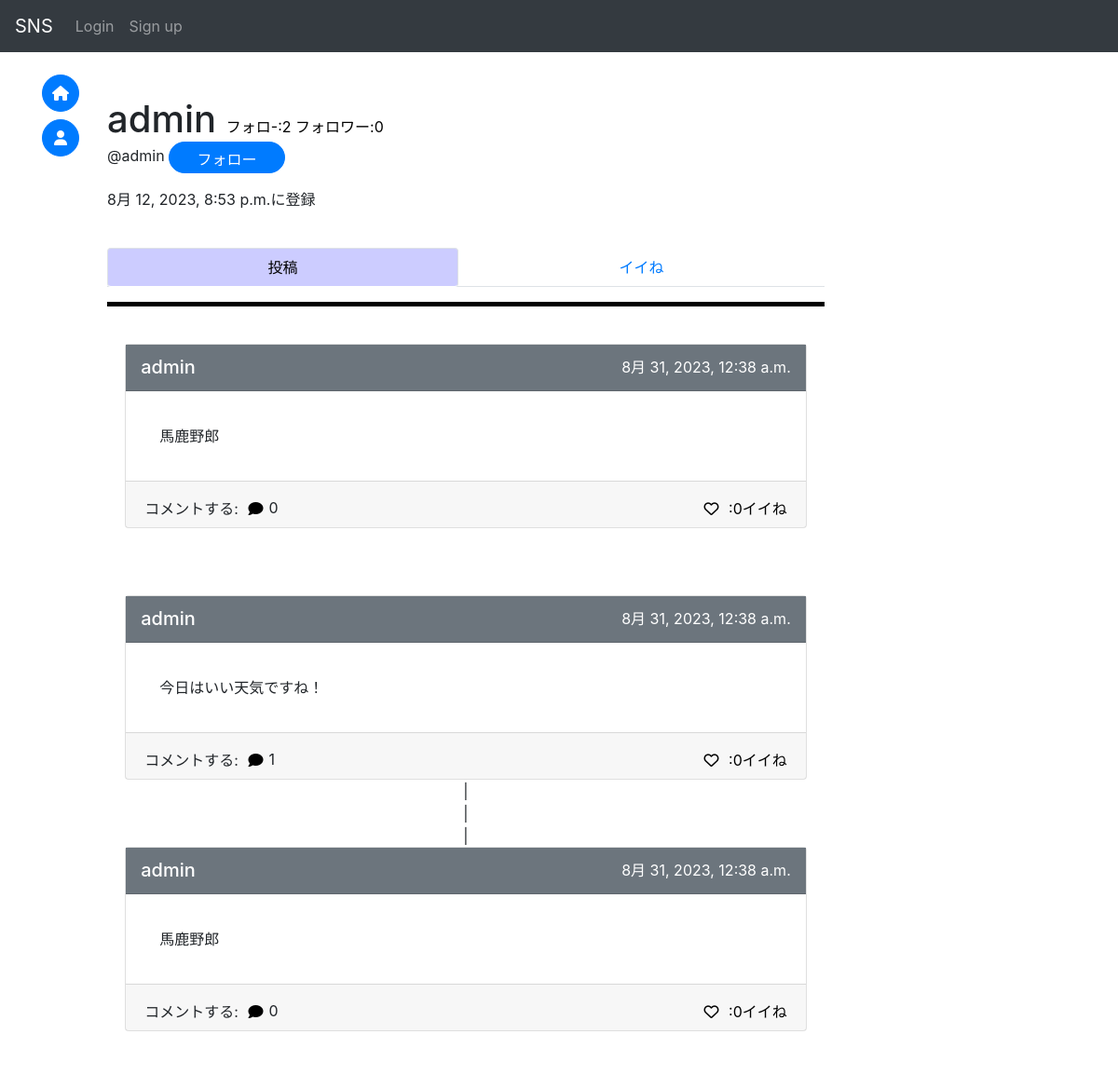
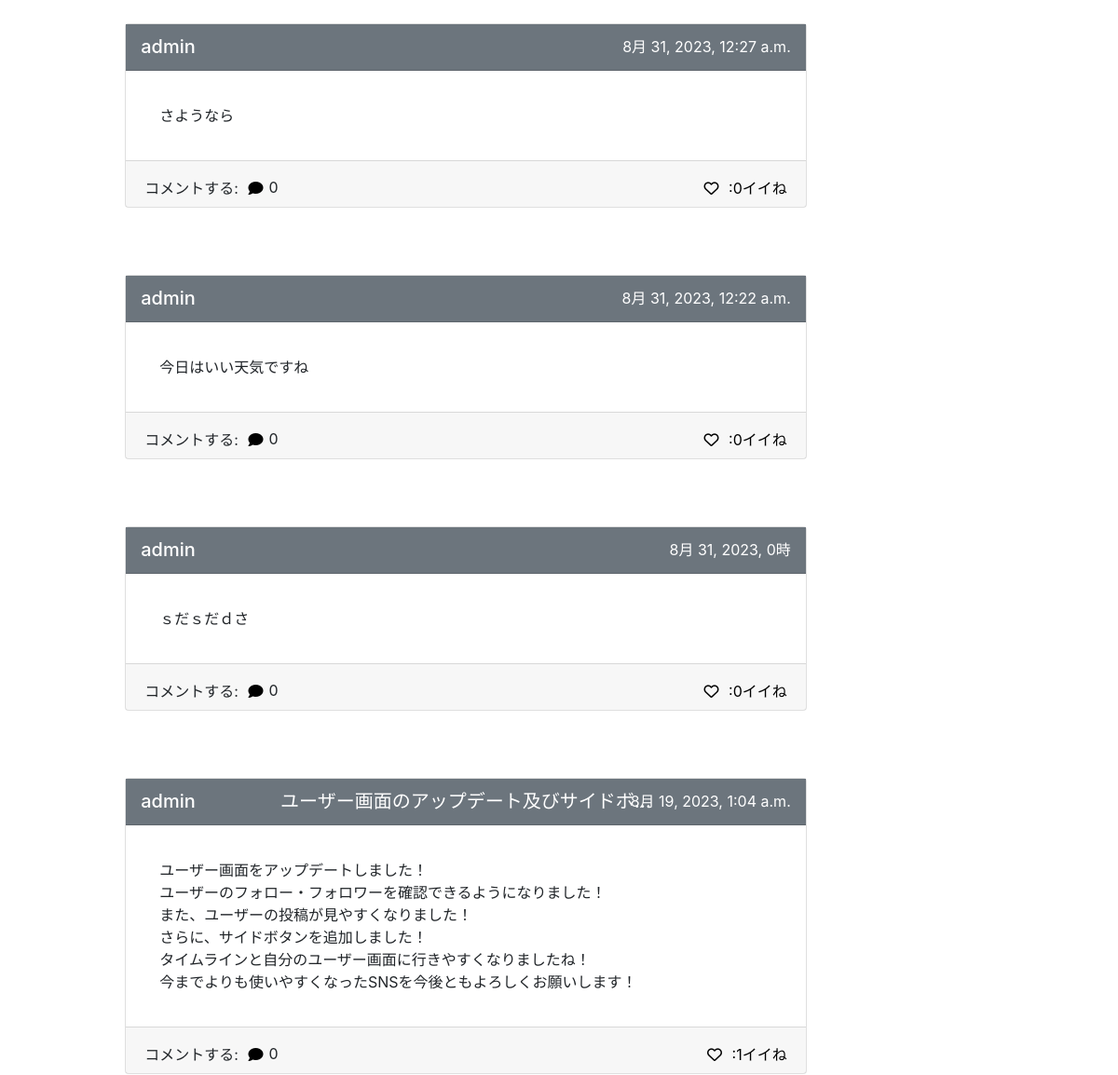
The app's page /accounts/user/ac20daa5-716d-4be9-b037-15f506b8e887/ (upper part), older data (2 pictures, top to bottom).
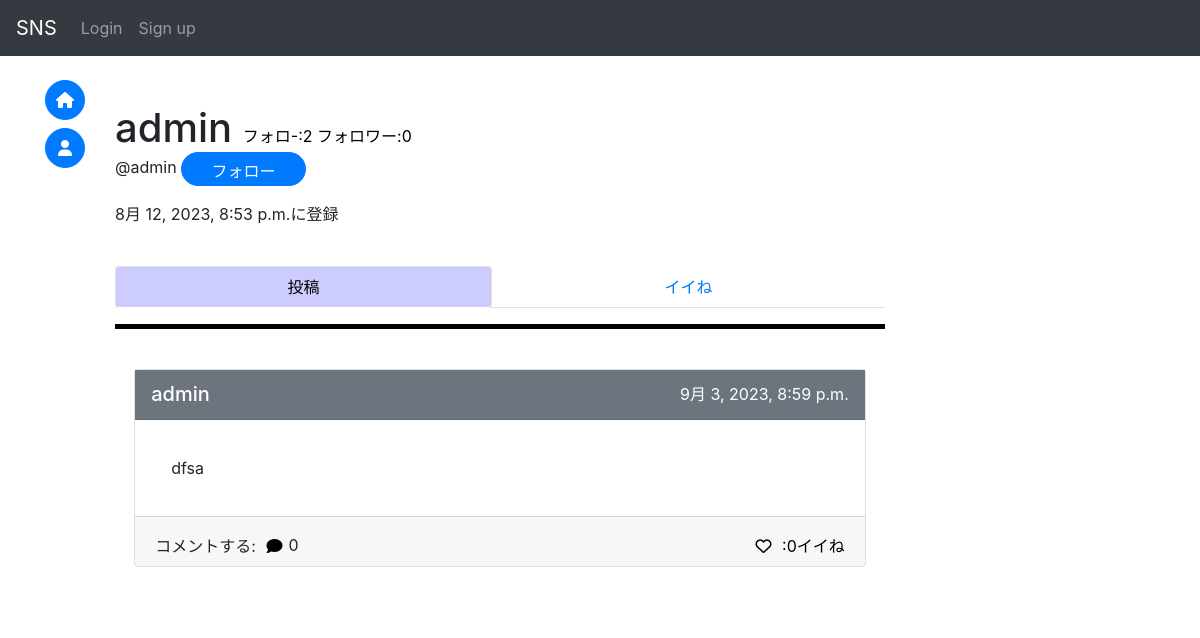
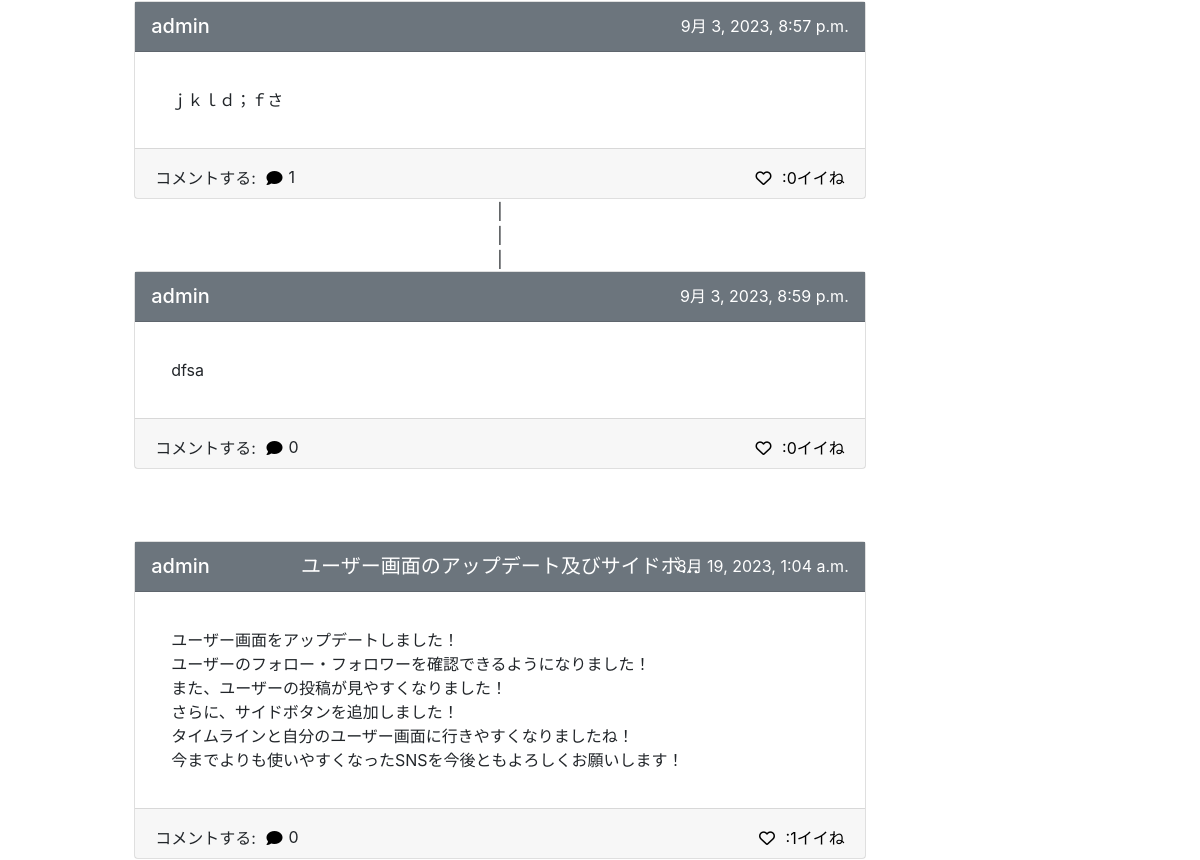
The same page, newer data (2 pictures, top to bottom).
### sns/models.py (models this page shows, shortened)
class Post(models.Model):
    id = models.UUIDField(primary_key=True, default=uuid.uuid4, editable=False)
    title = models.CharField(max_length=50, null=True)
    detail = models.TextField(max_length=255)
    author = models.ForeignKey(
        get_user_model(),
        on_delete=models.CASCADE
    )
    created_at = models.DateTimeField(auto_now_add=True)
    good_num = models.IntegerField(default=0)
    mode = models.IntegerField(default=0)#0:通常の投稿 1:コメント
    parent_post = models.ForeignKey(
        "Post",
        on_delete=models.CASCADE,
        null=True,
        blank=True
    )

### accounts/models.py (models this page shows, shortened)
class CustomUser(AbstractBaseUser, PermissionsMixin):
    id = models.UUIDField(primary_key=True, default=uuid.uuid4, editable=False)
    email = models.EmailField(_("email address"), unique=True, blank=True)
    is_staff = models.BooleanField(
        _("staff status"),
        default=False,
        help_text=_("Designates whether the user can log into this admin site."),
    )
    username = models.CharField(_("username"), max_length=50)
    usertag = models.CharField(_("usertag"), max_length=16, default=randomname(16), unique=True)
    created_at = models.DateTimeField(auto_now_add=True)
    objects = CustomUserManager()
    EMAIL_FIELD = "email"
    USERNAME_FIELD = "email"
    REQUIRED_FIELDS = ["username", "usertag"]
    class Meta:
        verbose_name = _("user")
        verbose_name_plural = _("users")
    def __str__(self):
        return self.username

### accounts/views.py (the view, shortened to what this page needs)
# urls.py: path("user/<str:id>/", views.user_detail, name="user"),
def user_detail(request, id):
    context = {}
    user = get_object_or_404(CustomUser, pk=id)
    post = Post.objects.filter(author=user)
    following_num = Follower.objects.filter(following=user).count()
    followed_num = Follower.objects.filter(followed=user).count()
    context["userDetail"] = user
    context["posts"] = post
    context["following"] = False
    context["following_num"] = following_num
    context["followed_num"] = followed_num
    good_posts = []
    comment_num = {}
    top_comment = {}
    gooding = Good.objects.filter(gooder=user)
    for g in gooding:
        good_posts.append(g.post)
        comment_num[g.post.id] = g.post.post_set.all().count()
        try:
            tmp = g.post.post_set.all()[0]
            top_comment[g.post.id] = tmp
            comment_num[tmp.id] = tmp.post_set.all().count()
        except Exception:
            pass
    context["good_posts"] = good_posts
    context["btn_class"] = "btn-primary"
    for c in post:
        comment_num[c.id] = c.post_set.all().count()
        try:
            tmp = c.post_set.all()[0]
            top_comment[c.id] = tmp
            comment_num[tmp.id] = tmp.post_set.all().count()
        except Exception:
            pass
    context["comment_num"] = comment_num
    context["top_comment"] = top_comment
    if request.user.is_anonymous:
        return render(request, "accounts/userDetail.html", context)

### sns/templatetags/custom_filter.py (called while the page is built)
@register.filter
def get_value(d, k):
    if k in d:
        return d[k]
    return None

### accounts/templates/accounts/userDetail.html (shortened to what this page needs)
{% extends "base.html" %}
{% block content %}
    <br>
    <div>
        <div>
            <h1 style="display:inline;">
                {{ userDetail.username }}
            </h1>
            <a href="{% url 'accounts:follower' userDetail.id 'following' %}" class="notlink">
                フォロ-:{{ following_num }}
            </a>
            <a href="{% url 'accounts:follower' userDetail.id 'followed' %}" class="notlink">
                フォロワー:<div style="display:inline;" class="num">{{ followed_num }}</div>
            </a>
        </div>
        <p>
            {% if request.user.is_anonymous %}
                @{{ userDetail.usertag }}
                <button type="button" class="btn btn-primary w-120px h-40px rounded-pill"
                    onClick="location.href='{% url 'accounts:follow' userDetail.id %}'">
                        フォロー
                </button>
                <br>
            {% elif user.id == userDetail.id %}
                @{{ userDetail.usertag }}
            {% endif %}
        </p>
        <p>
            {{ userDetail.created_at }}に登録
        </p>
    </div>
    {% if is_block %}
        <div>
            <br>
            <br>
            <h1 style="color:red; text-align:center;">ブロック中のユーザー<h1>
        </div>
    {% elif is_blocked %}
        <div>
            <br>
            <br>
            <h3 style="text-align:center;">このユーザーは投稿の公開を制限しています</h3>
        </div>
    {% else %}
        <div class="row-1" style="position: sticky;top: 55px;z-index:2;background-color:#fff;">
            <br>
            <ul class="nav nav-tabs nav-fill nav-pills" role="tablist">
                <li class="nav-item tab-hov">
                    <a class="nav-link active" id="item1-tab" data-toggle="tab" href="#item1" role="tab" aria-controls="item1" aria-selected="true">
                        投稿
                    </a>
                </li>
                <li class="nav-item tab-hov">
                    <a class="nav-link" id="item2-tab"
                        data-toggle="tab" href="#item2" role="tab" aria-controls="item2" aria-selected="false">
                        イイね
                    </a>
                </li>
            </ul>
            <hr width="100%" color="#0" style="height:4px;">
            <br>
        </div>
        <div class="tab-content">
            <div class="tab-pane fade show active" id="item1" role="tabpanel" aria-labelledby="item1-tab">
                {% with posts_include=posts good_mode="1" othergood="12" %}
                    {% include 'post_list_include.html' %}
                {% endwith %}
            </div>
        </div>
    {% endif %}
{% endblock %}

### templates/post_list_include.html (shortened to what this page needs)
<div>
{% load custom_filter %}
{% for postin in posts_include reversed %}
    {% if postin.author in blocks or postin.author in blocked or postin.author in mutes%}
    {% else %}
        {% with postcard=postin %}
            {% include 'post_card_include.html' %}
        {% endwith %}
        {% with commentnum=comment_num|get_value:postin.id %}
            {% if commentnum > 0 %}
                <div style="text-align:center;">|</div>
                <div style="text-align:center;">|</div>
                <div style="text-align:center;">|</div>
                {% with postcard=top_comment|get_value:postin.id %}
                    {% include 'post_card_include.html' %}
                {% endwith %}
            {% endif %}
        {% endwith %}
        <br>
        <br>
        <br>
    {% endif %}
{% endfor %}
</div>

### templates/post_card_include.html (shortened to what this page needs)
{% load custom_filter %}
<div class="card w-150px mx-auto clearfix" style="position:relative;">
    <a href="{% url 'sns:post' postcard.pk %}" style="position:absolute;inset:0;">
        <div class="card-header bg-secondary h-50px clearfix" style="display:flex; justify-content:center;postition:relative;">
            <h5 style="position:absolute; left:1rem;">
                <a href="{% url 'accounts:user' postcard.author.id %}" class="on-a title-link">
                    {{ postcard.author }}
                </a>
            </h5>
            <h5 style="text-align:center; display:table-cell;">
                <a href="{% url 'sns:post' postcard.id %}" class="on-a title-link">
                    {% if postcard.mode != 1 %}
                        {{ postcard.title | truncatechars:20 }}
                    {% endif %}
                </a>
            </h5>
            <p style="position:absolute; right:1rem; color:white">
                {{ postcard.created_at }}
            </p>
        </div>
        <div class="card-body detail clearfix">
            <p class="card-text">
                {{ postcard.detail|linebreaks }}
            </p>
        </div>
        <div class="card-footer h-50px text-right clearfix" style="padding-top:0">
            <div style="display:inline">
                <p style="float:left;">
                    コメントする:
                    <button onClick="clearText('{{ postcard.id }}')" class="good on-a">
                        <i class="fa-solid fa-comment"></i>
                    </button>
                    <div id="comment_num_{{ postcard.id }}" style="float:left;">
                        {{ comment_num|get_value:postcard.id }}
                    </div>
                </p>
            </div>
            <div>
                {% if user.is_anonymous %}
                    <button onClick="location.href='{% url 'sns:good' postcard.id 1 %}'" class="good on-a">
                        <i class="fa-regular fa-heart"></i>
                    </button>
                {% endif %}
                <a href="{% url 'sns:good_user' postcard.id %}" class="notlink on-a">
                    <div id="num_{{ postcard.id }}_{{ good_mode }}" style="display:inline;size:4;">:{{ postcard.good_num }}イイね</div>
                </a>
            </div>
        </div>
    </a>
</div>

Row changes from the older to the newer data that the page shows:
removed Post: author "admin", created_at "8月 31, 2023, 12:38 a.m.", detail "馬鹿野郎", id "0", good_num "0"
removed Post: author "admin", created_at "8月 31, 2023, 12:38 a.m.", detail "今日はいい天気ですね！", id "1", good_num "0"
removed Post: author "admin", created_at "8月 31, 2023, 12:27 a.m.", detail "さようなら", id "0", good_num "0"
removed Post: author "admin", created_at "8月 31, 2023, 12:22 a.m.", detail "今日はいい天気ですね", id "0", good_num "0"
removed Post: author "admin", created_at "8月 31, 2023, 0時", detail "ｓだｓだｄさ", id "0", good_num "0"
added Post: author "admin", created_at "9月 3, 2023, 8:59 p.m.", detail "dfsa", id "0", good_num "0"
added Post: author "admin", created_at "9月 3, 2023, 8:57 p.m.", detail "ｊｋｌｄ；ｆさ", id "1", good_num "0"
